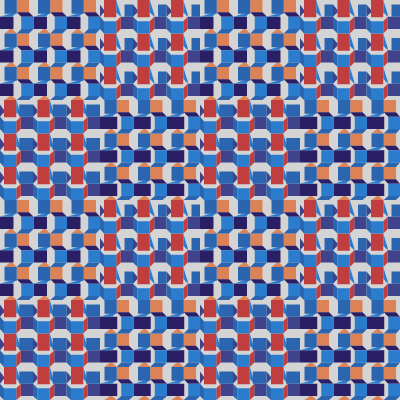
Frame 1 (no input)
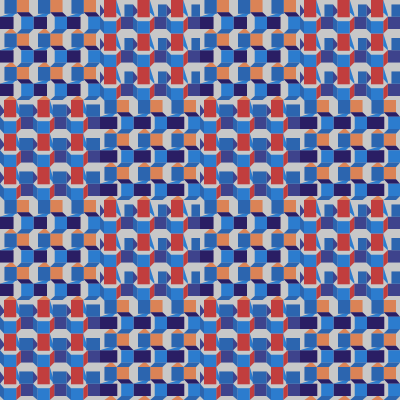
Frame 60 (no input)
Frame 120 (the mouse pressed at the canvas centre since frame 60): identical to frame 60, image omitted

The p5.js sketch that drew these frames (run headless with seeded random() and noise() and a simulated clock; from frame 60 on, the mouse is pressed at the canvas centre):

// p5.js sketch
// ── sketch.js
function setup() {
  createCanvas(400, 400);
  angleMode (DEGREES)
}

function draw() {
  background(200,200);
  

push();
  translate(50,50);
  scale(1/4)
  modulo1(219,131,86,42,30,100,40,5,6);
  pop();
  
   push();
  translate(150,50);
  rotate(90)
  scale(1/4)
  modulo1(62,67,140,193,62,62,40,20,-15);
  pop();
  
  push();
  translate(250,50);
  scale(1/4)
  modulo1(219,131,86,42,30,100,40,5,6);
  pop();
  
   push();
  translate(350,50);
  rotate(90)
  scale(1/4)
  modulo1(62,67,140,193,62,62,40,20,-15);
  pop();
  
  push();
  translate(50,150);
  rotate(90)
  scale(1/4)
  modulo1(62,67,140,193,62,62,40,20,6);
  pop();
  
   push();
  translate(150,150);
  scale(1/4)
  modulo1(219,131,86,42,30,100,40,20,6);
  pop();
  
   push();
  translate(250,150);
  rotate (90)
  scale(1/4)
  modulo1(62,67,140,193,62,62,40,20,6);
  pop();
  
   push();
  translate(350,150);
  scale(1/4)
  modulo1(219,131,86,42,30,100,40,20,6);
  pop();
  
  push();
  translate(50,250);
  scale(1/4)
  modulo1(219,131,86,42,30,100,40,5,6);
  pop();
  
   push();
  translate(150,250);
  rotate (90)
  scale(1/4)
  modulo1(62,67,140,193,62,62,40,20,-15);
  pop();
  
  push();
  translate(250,250);
  scale(1/4)
  modulo1(219,131,86,42,30,100,40,5,6);
  pop();
  
   push();
  translate(350,250);
  rotate(90)
  scale(1/4)
  modulo1(62,67,140,193,62,62,40,20,-15);
  pop();
  
  push();
  translate(50,350);
  rotate(90)
  scale(1/4)
  modulo1(62,67,140,193,62,62,40,20,6);
  pop();
  
   push();
  translate(150,350);
  scale(1/4)
  modulo1(219,131,86,42,30,100,40,20,6);
  pop();
  
   push();
  translate(250,350);
  rotate (90)
  scale(1/4)
  modulo1(62,67,140,193,62,62,40,20,6);
  pop();
  
   push();
  translate(350,350);
  scale(1/4)
  modulo1(219,131,86,42,30,100,40,20,6);
  pop();
}

//113, 234, 124

 function modulo1(r,g,b,r2,g2,b2,espacio,tam,tam2) {
  push();
  translate(-200,-200);
  noStroke();
  fill(r,g,b);
  rect(67, 0, 49, 49);
  rect(201, 0, 49, 49);
  rect(335, 0, 49, 49);
  quad(0+espacio, 116, 49, 116, 67, 134, 18, 134);
  quad(134+espacio, 116, 183, 116, 201, 134, 152, 134);
  quad(268+espacio, 116, 315, 116, 335, 134, 286, 134);
  rect(67, 134, 49, 49);
  rect(201, 134, 49, 49);
  rect(335, 134, 49, 49);
  quad(0+espacio, 250, 49, 250, 67, 268, 18, 268);
  quad(134+espacio, 250, 183, 250, 201, 268, 152, 268);
  quad(268+espacio, 250, 315, 250, 335, 268, 286, 268);
  rect(67, 268, 49, 49);
  rect(201, 268, 49, 49);
  rect(335, 268, 49, 49);
  quad(0+espacio, 384, 49, 384, 67, 400, 18, 400);
  quad(134+espacio, 384, 183, 384, 201, 400, 152, 400);
  quad(268+espacio, 384, 315, 384, 335, 400, 286, 400);
  
  

  fill(r2, g2, b2);
  quad(67, 49, 116, 49, 134, 67, 85, 67);
  quad(201, 49, 250, 49, 268, 67, 219, 67);
  quad(335, 49, 384, 49, 400, 67, 353, 67);
  rect(0, 67, 49+tam, 49);
  rect(134, 67, 49+tam, 49);
  rect(268, 67, 49+tam, 49);
  quad(67, 183, 116, 183, 134, 201, 85, 201);
  quad(201, 183, 250, 183, 268, 201, 219, 201);
  quad(335, 183, 384, 183, 400, 201, 353, 201);
  rect(0, 201, 49+tam, 49);
  rect(134, 201, 49+tam, 49);
  rect(268, 201, 49+tam, 49);
  quad(67, 317, 116, 317, 134, 335, 85, 335);
  quad(201, 317, 250, 317, 268, 335, 219, 335);
  quad(335, 317, 384, 317, 400, 335, 353, 335);
  rect(0, 335, 49+tam, 49);
  rect(134, 335, 49+tam, 49);
  rect(268, 335, 49+tam, 49);
  
  
  
  noStroke();
  fill(44, 124, 206);
  quad(18+espacio, 49, 67, 49, 49, 67, 0, 67);
  quad(152+espacio, 49, 201, 49, 183, 67, 134, 67);
  quad(286+espacio, 49, 335, 49, 315, 67, 268, 67);
  rect(85, 67, 49, 49);
  rect(219, 67, 49, 49);
  rect(353, 67, 49, 49);
  quad(18+espacio, 183, 67, 183, 49, 201, 0, 201);
  quad(152+espacio, 183, 201, 183, 183, 201, 134, 201);
  quad(286+espacio, 183, 335, 183, 315, 201, 268, 201);
  rect(85, 201, 49, 49);
  rect(219, 201, 49, 49);
  rect(353, 201, 49, 49);
  quad(18+espacio, 317, 67, 317, 49, 335, 0, 335);
  quad(152+espacio, 317, 201, 317, 183, 335, 134, 335);
  quad(286+espacio, 317, 335, 317, 315, 335, 268, 335);
  rect(85, 335, 49, 49);
  rect(219, 335, 49, 49);
  rect(353, 335, 49, 49);
  
  fill(44, 101, 175);
  rect(18, 0, 49, 49+tam2);
  rect(152, 0, 49, 49+tam2);
  rect(286, 0, 49, 49+tam2);
  quad(85, 116, 134, 116, 116, 134, 67, 134);
  quad(219, 116, 268, 116, 250, 134, 201, 134);
  quad(353, 116, 400, 116, 384, 134, 335, 134);
  rect(18, 134, 49, 49+tam2);
  rect(152, 134, 49, 49+tam2);
  rect(286, 134, 49, 49+tam2);
  quad(85, 250, 134, 250, 116, 268, 67, 268);
  quad(219, 250, 268, 250, 250, 268, 201, 268);
  quad(353, 250, 400, 250, 384, 268, 335, 268);
  rect(18, 268, 49, 49+tam2);
  rect(152, 268, 49, 49+tam2);
  rect(286, 268, 49, 49+tam2);
  quad(85, 384, 134, 384, 116, 400, 67, 400);
  quad(219, 384, 268, 384, 250, 400, 201, 400);
  quad(353, 384, 400, 384, 384, 400, 335, 400);
  pop();

}
